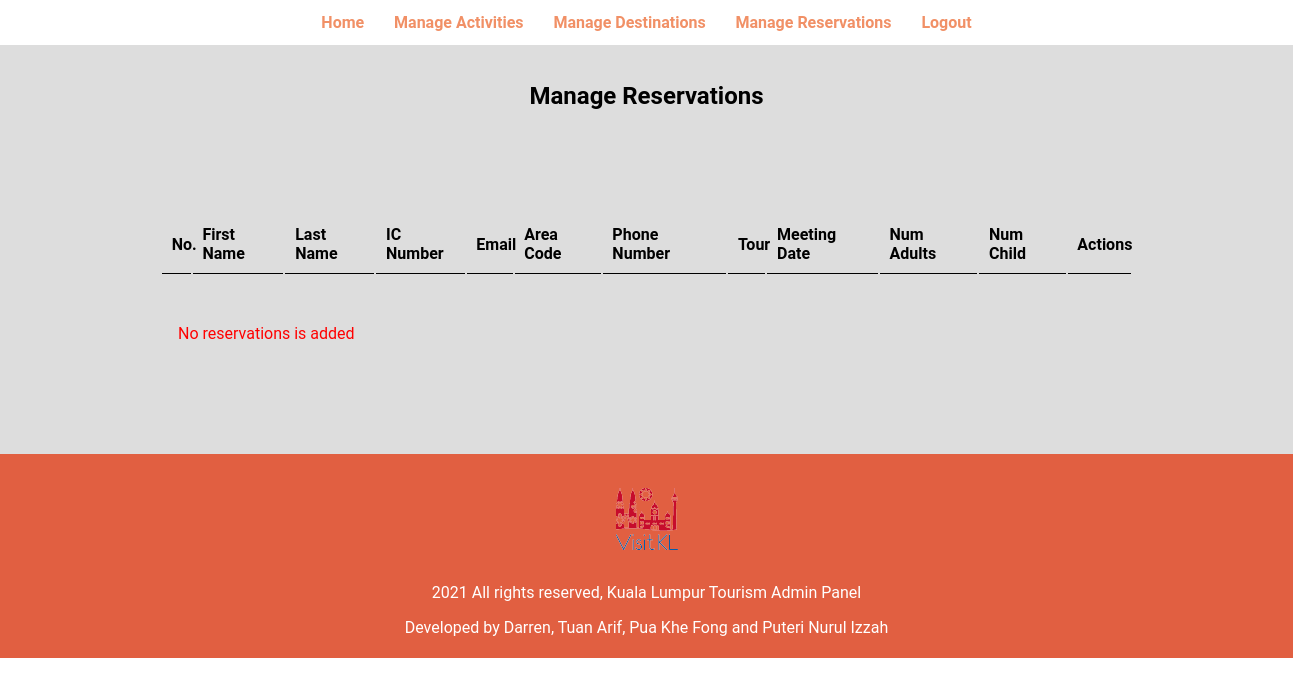
Page /admin/manage-reservations.php (signed in) on the earlier database version.
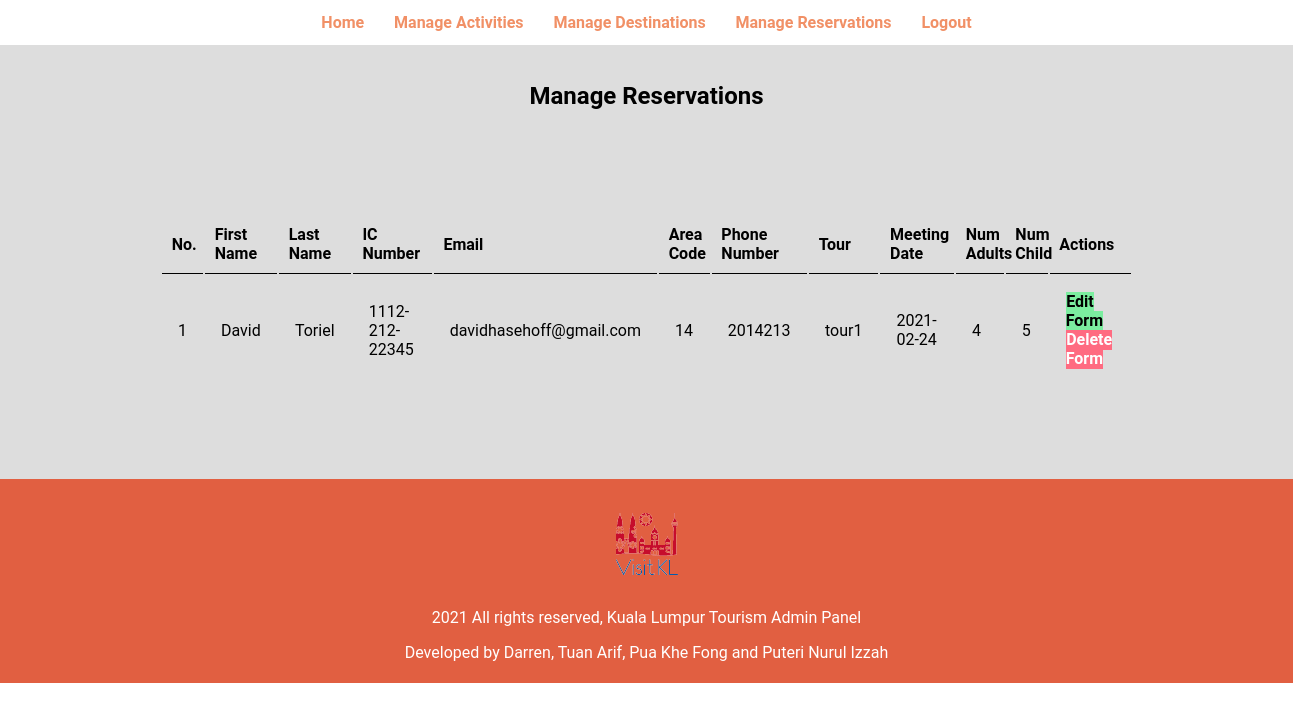
Same page on the later database version.
### tables this page shows
CREATE TABLE `form` (
  `id` int(11) UNSIGNED NOT NULL,
  `first_name` varchar(50) NOT NULL,
  `last_name` varchar(50) NOT NULL,
  `ic` varchar(20) NOT NULL,
  `email` varchar(50) NOT NULL,
  `area_code` int(4) NOT NULL,
  `phone_number` int(15) NOT NULL,
  `tour` varchar(50) NOT NULL,
  `meeting_date` date NOT NULL,
  `numAdult` int(11) NOT NULL,
  `numChild` int(11) NOT NULL
);

### admin/manage-reservations.php (the view, shortened to what this page needs)
<!DOCTYPE html>
<html>
<head>
    <link rel="stylesheet" href="../css/admin.css">
</head>
<body>
    <?php include 'partials/header.php' ?>
    <section class="main-content ">
        <h1>Manage Reservations</h1>
        <table class = "tbl-full">
            <tr>
                <th>No.</th>
                <th>First Name</th>
                <th>Last Name</th>
                <th>IC Number</th>
                <th>Email</th>
                <th>Area Code</th>
                <th>Phone Number</th>
                <th>Tour</th>
                <th>Meeting Date</th>
                <th>Num Adults</th>
                <th>Num Child</th>
                <th>Actions</th>
            </tr>
            <?php
                $sql = "SELECT * FROM form";
                $res = mysqli_query($connect, $sql);
                $count = mysqli_num_rows($res);
                if ($count > 0)
                {
                    while($row = mysqli_fetch_assoc($res))
                    {
                        ?>
                        <tr>
                            <td><?php echo $row['id'];?></td>
                            <td><?php echo $row['first_name']; ?></td>
                            <td><?php echo $row['last_name']; ?></td>
                            <td><?php echo $row['ic']; ?></td>
                            <td><?php echo $row['email']; ?></td>
                            <td><?php echo $row['area_code']; ?></td>
                            <td><?php echo $row['phone_number']; ?></td>
                            <td><?php echo $row['tour']; ?></td>
                            <td><?php echo $row['meeting_date']; ?></td>
                            <td><?php echo $row['numAdult']; ?></td>
                            <td><?php echo $row['numChild']; ?></td>
                            <td>
                                <a href="<?php echo SITEURL; ?>admin/update-reservation.php?id=<?php echo $row['id'];?>" class="btn-secondary">Edit Form</a>
                                <a href="<?php echo SITEURL; ?>admin/delete-reservation.php?id=<?php echo $row['id'];?>" class="btn-danger">Delete Form</a>
                            </td>
                        </tr>
                        <?php
                    }
                }
                else
                {
                    ?>
                    <tr>
                        <td colspan="12"><div class="error">No reservations is added</div></td>
                    </tr>
                    <?php
                }
            ?>
        </table>
    </section>
    <?php include 'partials/footer.php' ?>
</body>
</html>

### admin/partials/header.php (shortened to what this page needs)
<header class="text-center" >
    <nav>
        <ul>
            <li><a href="index.php">Home</a></li>
            <li><a href="manage-activities.php">Manage Activities</a></li>
            <li><a href="manage-destinations.php">Manage Destinations</a></li>
            <li><a href="manage-reservations.php">Manage Reservations</a></li>
            <li><a href="logout.php">Logout</a></li>
        </ul>
    </nav>
</header>

### admin/partials/footer.php
<footer>
    <a href='../index.html'><img src = '../images/visitKL.png' alt='homeIcon'></a>
    <p>2021 All rights reserved, Kuala Lumpur Tourism Admin Panel</p>
    <p>Developed by Darren, Tuan Arif, Pua Khe Fong and Puteri Nurul Izzah</p>
</footer>

### css/admin.css (style rules this page uses)
* { margin:0; padding:0; font-family: 'Roboto', sans-serif; }
.text-center { text-align: center; }
header ul { list-style-type: none; }
header ul li { display: inline-block; padding:1%; }
header ul li a { text-decoration: none; font-weight:bold; color:#f19066; }
.main-content { background-color: #dddddd; margin: 0 auto; padding: 1% 0; text-align: center; }
.main-content h1 { padding: 1em; }
.tbl-full { padding: 5em 10em; width:100%; text-align: left; }
table tr th { border-bottom: 1px solid black; padding: 1%; }
table tr td { padding: 1em; }
.btn-secondary { background-color: #7bed9f; padding: 1%; color: black; text-decoration: none; font-weight: bold; }
.btn-danger { background-color: #ff6b81; padding: 1%; color: white; text-decoration: none; font-weight: bold; }
footer { padding: 1%; text-align: center; background-color:#e15f41; color: white; }
footer p { padding: 0.5em; }
.error { margin-top: 2em; color: red; }

Differences in the rows shown:
added form: id "1", first_name "David", last_name "Toriel", ic "1112-212-22345", email "davidhasehoff@gmail.com", area_code "14", phone_number "2014213", tour "tour1", meeting_date "2021-02-24", numAdult "4", numChild "5"
Other differences:
text no longer shown: "No reservations is added"
